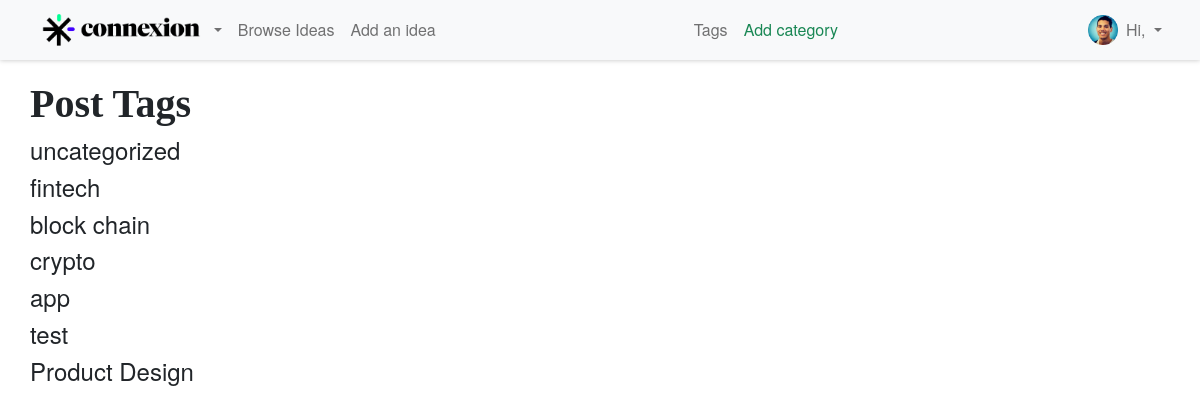
Screenshot of /category-list/ (signed in) with the database file from the repository.
### thesite/models.py (models this page shows, shortened)
class Category(models.Model):
    name = models.CharField(max_length=255)
    def __str__(self):
        return self.name

### thesite/views.py (the view)
# urls.py: path('category-list/', CategoryListView, name='category-list'),
def CategoryListView(request):
    cat_menu_list = Category.objects.all()
    return render(request, 'category_list.html', {'cat_menu_list':cat_menu_list})

### thesite/templates/category_list.html (shortened to what this page needs)
{% extends 'base.html' %}
{% block content %}
    <h1>Post Tags</h1>
    {% for item in cat_menu_list %}
        <h4><a class="dropdown-item" href="{% url 'category' item|slugify %}">{{ item }}</a></h4>
    {% endfor %}
{% endblock %}

### static/css/base.css (style rules this page uses)
* { font-family: 'Helvetica Neue'; }

### rows the page displays
Category: name "uncategorized"
Category: name "fintech"
Category: name "block chain"
Category: name "crypto"
Category: name "app"
Category: name "test"
Category: name "Product Design"
